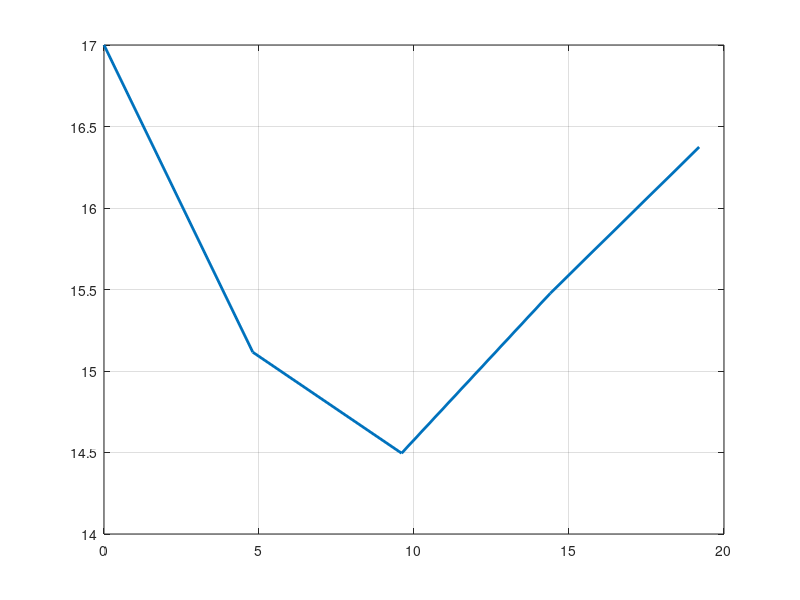

MATLAB code for this plot:
% Oppgave 3b

% Skriptet bruker Eulers midtpunkt-metode til å estimere løsningen 
% av likningen T´(t) = -2 * (T - f) der T er romtemperatur og f er
% utetemperatur.

% Funskjonen for utetemperatur: 
f = @(t) (15-3 * cos((pi/12)*t-1));

% Differensiallikningen
F = @(t, T) -0.1 * (T - f(t));

% Startkrav
t0 = 0;        
T0 = 17;         % Rompemperatur ved t = 0.

% Maksimal t-verdi
tMax = 24; 

% Antall steg i Eulers metode
N = input('Antall steg:');
h = (tMax - t0) / N;

% Initiering
t = t0;
T = T0;

% Eulers metode
for i=1:(N)               % N + 1 får med siste punktet
    tVektor(i) = t;
    TVektor(i) = T;
    tHatt = t + h/2;
    THatt = T + F(t,T) * h/2;
    T = T + F(tHatt,THatt) * h;     % Eulers midt-metode
    t = t + h;
end

% Svar til skjerm
T

% Plotting
plot (tVektor, TVektor, 'linewidth',2)
grid on

% Estimatet krever en tilstrekkelig høy N-verdi for å kunne regnes som å 
% ha god nok nøyaktighet.  
